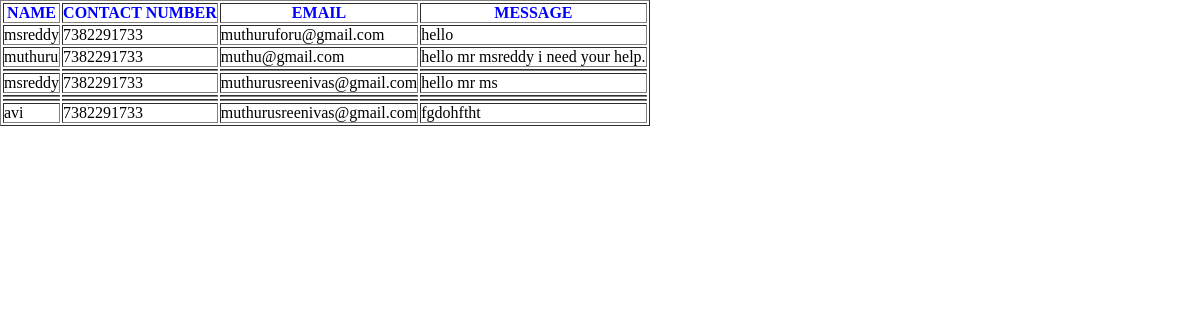
Screenshot of /vw_cmnt_frame.php with the database file from the repository.
### tables this page shows
CREATE TABLE `contact` (
  `name` varchar(15) NOT NULL,
  `mob_num` varchar(12) NOT NULL,
  `e_mail` varchar(40) NOT NULL,
  `message` varchar(50) NOT NULL
);

### vw_cmnt_frame.php (the view)
<link href="Style.css" rel="stylesheet" type="text/css" />
<?php
include('dbconnect.php');
?><div id="apDiv10">
 <table border="1px">
<tr><th style="color:blue; text-transform:uppercase;">Name</th>
<th style="color:blue; text-transform:uppercase">Contact Number</th>
<th style="color:blue; text-transform:uppercase">Email</th>
<th style="color:blue; text-transform:uppercase">Message</th>
</tr>
<?php
$val="Select *from contact";
$result = mysqli_query($conn, $val);
if(mysqli_num_rows($result)>0){
while($row = $result->fetch_object()){
?>
<tr>
<td><?php echo $row->name; ?></td>
<td><?php echo $row->mob_num; ?></td>
<td><?php echo $row->e_mail; ?></td>
<td><?php echo $row->message; ?></td>
</tr>
<?php
}
}
?>
</table>
</div>

### Style.css (style rules this page uses)
* { margin:0px; padding:0px; }

### rows the page displays
contact: name "msreddy", mob_num "7382291733", e_mail "muthuruforu@gmail.com", message "hello"
contact: name "muthuru", mob_num "7382291733", e_mail "muthu@gmail.com", message "hello mr msreddy i need your help."
contact: name "msreddy", mob_num "7382291733", e_mail "muthurusreenivas@gmail.com", message "hello mr ms"
contact: name "avi", mob_num "7382291733", e_mail "muthurusreenivas@gmail.com", message "fgdohftht"
